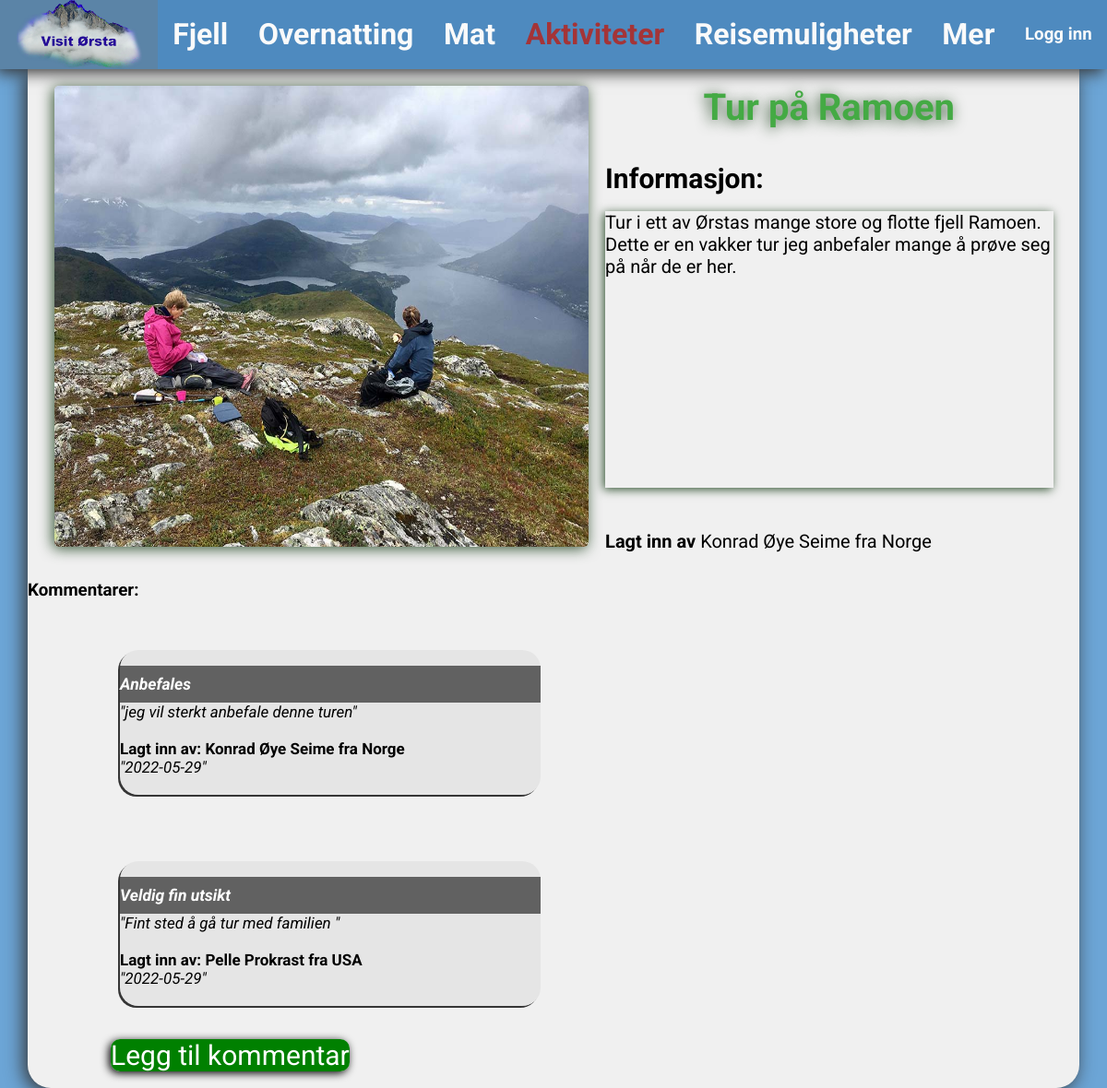
Screenshot of /aktivitet.php?aktivitetID=1 with the database file from the repository.
### tables this page shows
CREATE TABLE IF NOT EXISTS `attraksjon` (
  `id` int(11) NOT NULL AUTO_INCREMENT,
  `bilde` varchar(255) NOT NULL,
  `tittel` varchar(45) NOT NULL,
  `info` text NOT NULL,
  `telefonnummer` int(8) NOT NULL,
  PRIMARY KEY (`id`),
  KEY `telefonnummer` (`telefonnummer`)
);

CREATE TABLE IF NOT EXISTS `person` (
  `fornavn` varchar(45) NOT NULL,
  `etternavn` varchar(45) NOT NULL,
  `passord` varchar(45) NOT NULL,
  `telefonnummer` int(8) NOT NULL,
  `bosted` varchar(48) NOT NULL,
  PRIMARY KEY (`telefonnummer`)
);

CREATE TABLE IF NOT EXISTS `kommentar` (
  `id` int(11) NOT NULL AUTO_INCREMENT,
  `tittel` varchar(45) NOT NULL,
  `tekst` varchar(255) NOT NULL,
  `dato` date NOT NULL,
  `aktid` int(11) NOT NULL,
  `telefonnummer` int(11) NOT NULL,
  PRIMARY KEY (`id`),
  KEY `aktid` (`aktid`),
  KEY `telefonnummer` (`telefonnummer`)
);

### aktivitet.php (the view, shortened to what this page needs)
<?php
require_once('tilkobling.php');
$sql = "SELECT * FROM person, attraksjon, kommentar WHERE (person.telefonnummer = kommentar.telefonnummer) AND (attraksjon.id = kommentar.aktid)";
$kommentar = $tilkobling->query($sql);
$id = sprintf(($_GET["aktivitetID"])
);
$sql = "SELECT * FROM person, attraksjon WHERE attraksjon.telefonnummer = person.telefonnummer";
$datasett = $tilkobling->query($sql);
?>
<!DOCTYPE html>
<html lang="en">
    <head>
    </head>
    <body>
        <div id=banner>
            <div class="toppboks" id="logoboks" ><a href="index.php"><img src="bilder/logo.png" id="logo" /></a></div>
            <a href="fjell.php"><div class="toppboks"><h1>Fjell</h1></div></a>
            <a href="overnatting.php"><div class="toppboks"><h1>Overnatting</h1></div></a>
            <a href="mat.php"><div class="toppboks"><h1>Mat</h1></div></a>
            <a href="aktiviteter.php"><div class="toppboks"><h1  id="currentPage">Aktiviteter</h1></div></a>
            <a href="reisemuligheter.php"><div class="toppboks"><h1>Reisemuligheter</h1></div></a>
            <a href="mer.php"><div class="toppboks"><h1>Mer</h1></div></a>
            <?php if($_SESSION['loggetinn'] == true) { ?>
                <form method="post" id="logout">
                    <a href="?loggut=true"><div class="toppboks"><h3>Logg ut</h3></div></a>
                </form>
            <?php }else{ ?>
                <a href="inlogging.php"><div class="toppboks"><h3>Logg inn</h3></div></a>
            <?php } ?>
        </div>
        <div id="innholdsboks">
            <br>
            <?php while($rad = mysqli_fetch_array($datasett) ) { if($rad['id'] == $id) { ?>
            <div id="aktivitetside">
                <div>
                    <img style="box-shadow: -2px 2px 15px #355535; width:97%" src="<?php echo $rad['bilde'] ?>" alt="bilde">
                </div>
                <div style="width:50%">
                    <h1 style="text-align:center; text-shadow: -2px 2px 15px #355535; font-size:40px; color:#44aa44"><?php echo $rad['tittel'] ?></h1>
                    <br><br>
                    <h2>Informasjon:</h2>
                    <br>
                    <div style="width:100%; height:60%; overflow-y:auto; box-shadow: -2px 2px 10px #355535;">
                    <p style="font-size:20px"><?php echo $rad['info'] ?></p>
                    </div>
                    <span style="position:absolute; top:500px;"><p><strong>Lagt inn av </strong> <?php echo $rad['fornavn'] ?> <?php echo $rad['etternavn'] ?> fra <?php echo $rad['bosted'] ?></p></span>
                </div>
                </div><br><br>
                <h3>Kommentarer:</h3><br>
            <?php }}  while($rad = mysqli_fetch_array($kommentar)) { if($rad['aktid'] == $id) { ?>
                <br><br>
                    <div id="kommentar">
                        <br>
                        <h3>
                            <strong> <em><?php echo $rad["tittel"]; ?> </em></strong>
                        </h3>
                        <p style="font-size:17px;">
                            <em> "<?php echo $rad["tekst"]; ?>"</em>
                            <br/><br>
                            <strong>Lagt inn av: <?php echo $rad["fornavn"];?> <?php echo $rad["etternavn"]; ?> fra <?php echo $rad["bosted"]; ?></strong>
                            <br/>
                            <em> "<?php echo $rad["dato"]; ?>"</em>
                            <br><br>
                        </p>
                    </div>
                    <br><br>
                <?php }} ?>
                <a href="leggtilkommentar.php?AktivitetID=<?php echo $id; ?>" id="knapp" style="margin-left:90px; border-radius:10px; box-shadow:-2px 2px 10px black;">Legg til kommentar</a>
                <br><br>
        </div>
    </body>
</html>

### rows the page displays
attraksjon: bilde (picture), tittel "Tur på Ramoen", info "Tur i ett av Ørstas mange store og flotte fjell Ramoen. Dette er en vakker tur jeg anbefaler mange å prøve seg på når de er her.", telefonnummer.fornavn "Konrad Øye", telefonnummer.etternavn "Seime", telefonnummer.bosted "Norge"
kommentar: tittel "Anbefales", tekst "jeg vil sterkt anbefale denne turen", telefonnummer.fornavn "Konrad Øye", telefonnummer.etternavn "Seime", telefonnummer.bosted "Norge", dato "2022-05-29"
kommentar: tittel "Veldig fin utsikt", tekst "Fint sted å gå tur med familien", telefonnummer.fornavn "Pelle", telefonnummer.etternavn "Prokrast", telefonnummer.bosted "USA", dato "2022-05-29"
